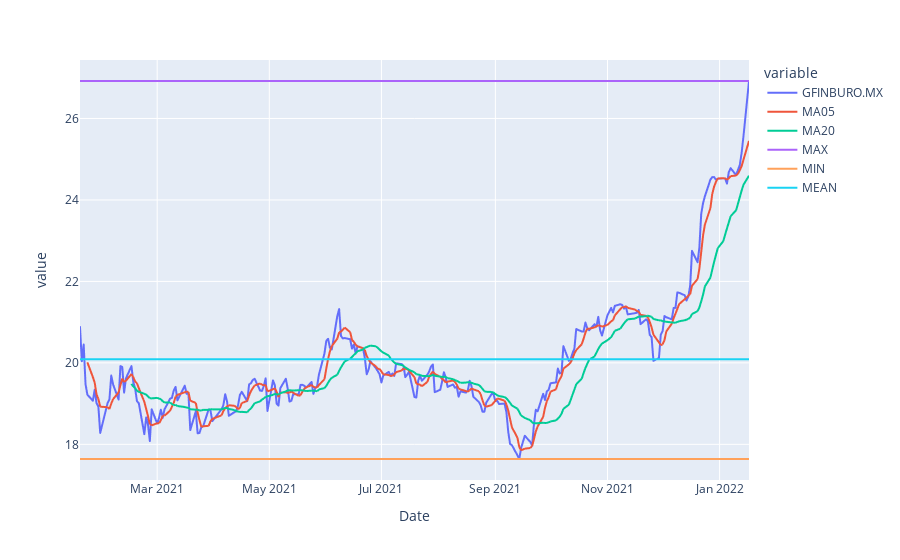

The notebook cell saved with this chart:
### Code cell
x = input('Introduce un ticker ') + '.MX'
data = bmv[x].dropna()
analysis = pd.DataFrame(data)
analysis['MA05'] = analysis[x].rolling(5).mean()
analysis['MA20'] = analysis[x].rolling(20).mean()
analysis['MAX'] = analysis[x].max()
analysis['MIN'] = analysis[x].min()
analysis['MEAN'] = analysis[x].mean()
px.line(analysis)

### Figure 1 — Plotly figure (JSON) as saved in the notebook; plotly's stock layout.template omitted (floating-point values rounded to 4 significant figures; data arrays with more than 128 entries replaced by an {"elided": "..."} marker saying what was removed)
{"data": [{"hovertemplate": "variable=GFINBURO.MX<br>Date=%{x}<br>value=%{y}<extra></extra>", "legendgroup": "GFINBURO.MX", "line": {"color": "#636efa", "dash": "solid"}, "mode": "lines", "name": "GFINBURO.MX", "showlegend": true, "type": "scattergl", "x": {"elided": "254 str values"}, "xaxis": "x", "y": {"elided": "254 float values"}, "yaxis": "y"}, {"hovertemplate": "variable=MA05<br>Date=%{x}<br>value=%{y}<extra></extra>", "legendgroup": "MA05", "line": {"color": "#EF553B", "dash": "solid"}, "mode": "lines", "name": "MA05", "showlegend": true, "type": "scattergl", "x": {"elided": "254 str values"}, "xaxis": "x", "y": {"elided": "254 float values"}, "yaxis": "y"}, {"hovertemplate": "variable=MA20<br>Date=%{x}<br>value=%{y}<extra></extra>", "legendgroup": "MA20", "line": {"color": "#00cc96", "dash": "solid"}, "mode": "lines", "name": "MA20", "showlegend": true, "type": "scattergl", "x": {"elided": "254 str values"}, "xaxis": "x", "y": {"elided": "254 float values"}, "yaxis": "y"}, {"hovertemplate": "variable=MAX<br>Date=%{x}<br>value=%{y}<extra></extra>", "legendgroup": "MAX", "line": {"color": "#ab63fa", "dash": "solid"}, "mode": "lines", "name": "MAX", "showlegend": true, "type": "scattergl", "x": {"elided": "254 str values"}, "xaxis": "x", "y": {"elided": "254 float values"}, "yaxis": "y"}, {"hovertemplate": "variable=MIN<br>Date=%{x}<br>value=%{y}<extra></extra>", "legendgroup": "MIN", "line": {"color": "#FFA15A", "dash": "solid"}, "mode": "lines", "name": "MIN", "showlegend": true, "type": "scattergl", "x": {"elided": "254 str values"}, "xaxis": "x", "y": {"elided": "254 float values"}, "yaxis": "y"}, {"hovertemplate": "variable=MEAN<br>Date=%{x}<br>value=%{y}<extra></extra>", "legendgroup": "MEAN", "line": {"color": "#19d3f3", "dash": "solid"}, "mode": "lines", "name": "MEAN", "showlegend": true, "type": "scattergl", "x": {"elided": "254 str values"}, "xaxis": "x", "y": {"elided": "254 float values"}, "yaxis": "y"}], "layout": {"legend": {"title": {"text": "variable"}, "tracegroupgap": 0}, "margin": {"t": 60}, "xaxis": {"anchor": "y", "domain": [0, 1], "title": {"text": "Date"}}, "yaxis": {"anchor": "x", "domain": [0, 1], "title": {"text": "value"}}}}
